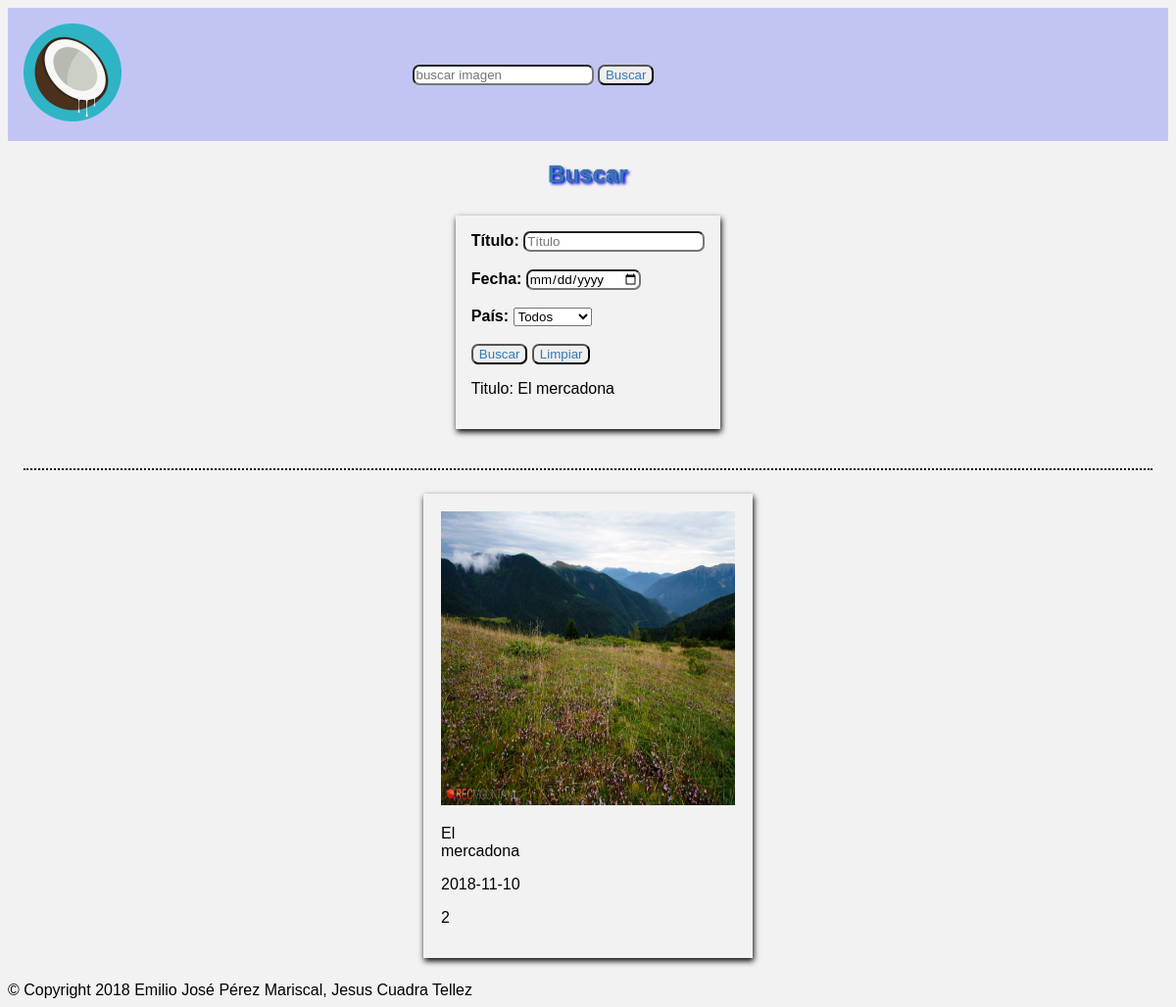
Screenshot of /buscar.php?titulo=El mercadona with the database file from the repository.
### tables this page shows
CREATE TABLE `FOTOS` (
  `IdFoto` int(11) NOT NULL,
  `Titulo` varchar(100) NOT NULL,
  `Descripcion` varchar(100) NOT NULL,
  `Fecha` date NOT NULL,
  `Pais` int(11) NOT NULL,
  `Album` int(11) NOT NULL,
  `Fichero` varchar(100) NOT NULL,
  `Alternativo` varchar(100) NOT NULL,
  `FRegistro` datetime NOT NULL
);

### Web/buscar.php (the view, shortened to what this page needs)
	<?php
include 'head.php';
	?>
</head>
<body>
		<?php
include 'header.php';
	?>
	<h2>Buscar</h2>
<section class="form">
	<article >
		<form method="get">
			<label for="titu">Título: </label><input autofocus id="titu" type="text" name="titulo" placeholder="Título"><br><br>
			<label for="fecha">Fecha: </label><input id="fecha" type="date" name="fecha"><br><br>
			<label for="pais">País: </label>
			<select name="pais">
			<option name="pais" selected value="0">Todos</option>
		</select><br><br>
			<input type="submit" value="Buscar">
			<input type="reset" value="Limpiar">
		</form >
		<?php
if(!empty($_GET['titulo'])){
	echo  "<p>Titulo: {$_GET['titulo']}</p>";
}
		?>
	</article>
</section>
<section>
	 <?php
	 $titu = "";
	 $fech = "";
	 $pai="";
		if(!empty($_GET['titulo'])){
			$titu= $_GET['titulo'];
		}
  			include 'connect.php';
 			$sentencia = "SELECT *  From FOTOS WHERE Titulo like '%$titu%' $pai $fech";
  			$fotos = $mysqli->query($sentencia);
 				while($row = $fotos->fetch_assoc()){
 					echo <<< hereDOC
 					<article>
	<figure>
		<a href="foto.php?nombre={$row['IdFoto']}"><img src="fotos/{$row['Fichero']}" alt="{$row['Alternativo']}" height="300px" width="300px">	</a>
		<footer>
			<p> {$row['Titulo']}</p>
			<p> {$row['Fecha']}</p>
			<p> {$row['Pais']}</p>
		</footer>
		</footer>
		</figure>
	</article>
hereDOC;
 				}
 		?>
</section>
<footer>&copy; Copyright 2018 Emilio José Pérez Mariscal, Jesus Cuadra Tellez</footer>
</body>
</html>

### Web/css/estilo.css (style rules this page uses)
a { color: #337ab7; }
label { font-weight: bold; }
input[type="submit"] { color: #337ab7; }
input[type="reset"] { color: #337ab7; }
body { min-width: 320px; max-width: 1920px; margin:0 auto; padding: .5em; background: #f2f2f2;; }
button,input { border-radius: 7px; }
body>h2 { text-align: center; color: #337ab7; text-shadow: 0px 0px 1px black,2px 2px 3px blue; }
body>section { margin: 1em; display: flex; flex-direction: row; flex-wrap: wrap; justify-content: space-around; }
body>section[class="form"] { border-bottom: dotted 2px #000; padding-bottom: 2em; }
body>section>article { overflow: hidden; box-shadow: 1px 3px 6px #000; padding: 1em; margin: .5em; }
body>section>article>figure { width: 30%; margin: 0.1em; }
* { font-family: serif; }
@media screen { * { font-family: sans-serif; } }

### Web/css/negro.css (style rules this page uses)
a { color: #F46B0B; }
* { font-size: 1.02em }
label, p, h1,h2,h3,h4 { color: white; }
img { -webkit-filter: grayscale(100%); filter: grayscale(100%); }
body { min-width: 320px; max-width: 1920px; margin:0 auto; padding: .5em; background: black;; }
button,input { border-radius: 7px; color: white; background-color: #444444; }
body>h2 { text-align: center; color: white; }
body>section { margin: 1em; display: flex; flex-direction: row; flex-wrap: wrap; justify-content: space-around; }
body>section[class="form"] { border-bottom: dotted 2px white; padding-bottom: 2em; }
body>section>article { overflow: hidden; box-shadow: 1px 3px 6px white; padding: 1em; margin: .5em; }
body>section>article>figure { width: 30%; margin: 0.1em; }
* { font-family: serif; }
@media screen { * { font-family: sans-serif; } }

### Web/print.css (style rules this page uses)
label { font-weight: bold; }
body { min-width: 320px; max-width: 1920px; margin:0 auto; padding: .5em; background: #f2f2f2;; }
body>h2 { text-align: center; color: black; font-style: serif; }
button,input { border-radius: 7px; }
body>section { width: 95%; }
body>section[class="form"] { display: none; }
body>section>article { overflow: hidden; box-shadow: 1px 3px 6px #000; padding: 1em; margin: .5em; }
body>section>article>figure { margin: 0.1em; text-align: center; }
body>section>article>figure>footer { font-size: .7em; }
footer { margin-top: 1em; }
* { font-family: serif; }
@media screen { * { font-family: sans-serif; } }

### rows the page displays
fotos: Fichero (picture), Titulo "El mercadona", Fecha "2018-11-10", Pais "2"

### other values shown
$_GET['titulo'] "El mercadona"
